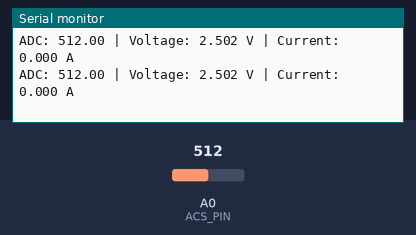
This sketch was run on a simulated Arduino Uno, built with avr-gcc and run on an emulated ATmega328P. Parts: the last lines printed to the serial monitor. The test bench sets the inputs (shaded band); at power-on: A0 (ACS_PIN) = 512.

Above: at 5.7 s.
5.8 s: A0 (ACS_PIN) set to 716
At 6.4 s:
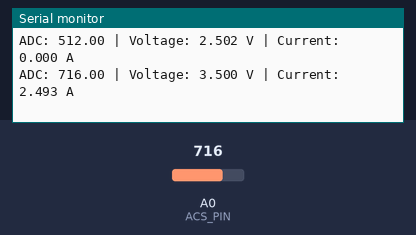
7.3 s: A0 (ACS_PIN) set to 900
At 8.0 s:
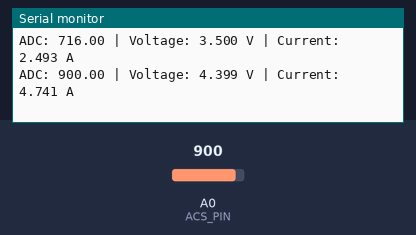
Timing chart, 0 to 10.3 s (numbered marks = the images above; inputs shaded):
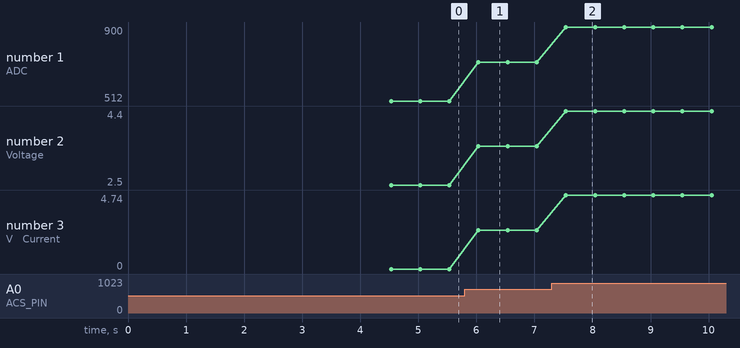

The sketch:

Current_Sensing_ACS712_Arduino.ino
```cpp
// (licence header left out)
#include <Arduino.h>

// --------------------------- USER CONFIGURATION -----------------------------

#define ACS_PIN        A0          // Analog pin connected to ACS712 OUT
#define NUM_SAMPLES    2          // Number of ADC samples per reading (noise reduction)
#define ADC_SCALE      1023.0      // 10-bit ADC resolution (0–1023)
#define VREF           5.0         // Arduino Uno default analog reference voltage (Volts)

// Sensitivity for ACS712 5A version = 185 mV/A = 0.185 V/A
#define SENSITIVITY    0.40

// --------------------------- GLOBAL VARIABLES -------------------------------

int zeroOffset = 0;                // ADC value corresponding to 0A (calibrated at startup)

// --------------------------- FUNCTION PROTOTYPES ----------------------------

int calibrateZero();
float readCurrentDC();
float readAveragedADC();

// ---------------------------------------------------------------------------
// SETUP
// ---------------------------------------------------------------------------

void setup() {

  Serial.begin(115200);
  delay(1000);  // Allow serial monitor to stabilize

  Serial.println("===============================================");
  Serial.println("ACS712 5A Calibration and Measurement Program");
  Serial.println("Calibrating zero current offset...");
  Serial.println("Please ensure NO current is flowing.");
  Serial.println("===============================================");

  delay(3000);  // Time to ensure no load connected

  zeroOffset = calibrateZero();

  Serial.print("Zero offset (ADC units): ");
  Serial.println(zeroOffset);

  Serial.println("Calibration complete.");
  Serial.println("Starting current measurements...\n");
}

// ---------------------------------------------------------------------------
// LOOP
// ---------------------------------------------------------------------------

void loop() {

  float adcValue = readAveragedADC();  // Read averaged ADC value
  float voltage  = adcValue * (VREF / ADC_SCALE);  // Convert ADC to Volts

  // Compute current:
  // 1) Subtract zero offset
  // 2) Convert ADC units to voltage
  // 3) Divide by sensitivity (V/A)
  float current = (adcValue - zeroOffset) * (VREF / ADC_SCALE) / SENSITIVITY;

  Serial.print("ADC: ");
  Serial.print(adcValue, 2);

  Serial.print(" | Voltage: ");
  Serial.print(voltage, 3);
  Serial.print(" V");

  Serial.print(" | Current: ");
  Serial.print(current, 3);
  Serial.println(" A");

  delay(500);   // Update rate (2 readings per second)
}

// ---------------------------------------------------------------------------
// FUNCTION: calibrateZero
// Description:
// Reads multiple ADC samples with zero current and computes average offset.
// This value corresponds to Vcc/2 (nominally 2.5V) but measured precisely.
// ---------------------------------------------------------------------------

int calibrateZero() {

  long sum = 0;

  for (int i = 0; i < 100; i++) {   // 100 samples for stable calibration
    sum += analogRead(ACS_PIN);
    delay(5);                      // Small delay to reduce correlation
  }

  int offset = sum / 100;
  return offset;
}

// ---------------------------------------------------------------------------
// FUNCTION: readAveragedADC
// Description:
// Reads NUM_SAMPLES ADC values and returns their average.
// This reduces noise and improves measurement stability.
// ---------------------------------------------------------------------------

float readAveragedADC() {

  long sum = 0;

  for (int i = 0; i < NUM_SAMPLES; i++) {
    sum += analogRead(ACS_PIN);
  }

  return (float)sum / NUM_SAMPLES;
}

// ---------------------------------------------------------------------------
// FUNCTION: readCurrentDC
// Description:
// Alternative single-call current computation function.
// Not used directly in loop(), but available for modular integration.
// ---------------------------------------------------------------------------

float readCurrentDC() {

  float adcValue = readAveragedADC();
  float current = (adcValue - zeroOffset) * (VREF / ADC_SCALE) / SENSITIVITY;
  return current;
}
```

Measured:
- after the input at 5.8 s, the serial monitor: prints a new line after 0.24 s (image 1)
- after the input at 7.3 s, the serial monitor: prints a new line after 0.24 s (image 2)
- plotted number 1: 512 → 716 after the input at 5.8 s, 716 → 900 after the input at 7.3 s
- plotted number 2: 2.5 → 3.5 after the input at 5.8 s, 3.5 → 4.4 after the input at 7.3 s
- plotted number 3: 0 → 2.49 after the input at 5.8 s, 2.49 → 4.74 after the input at 7.3 s
